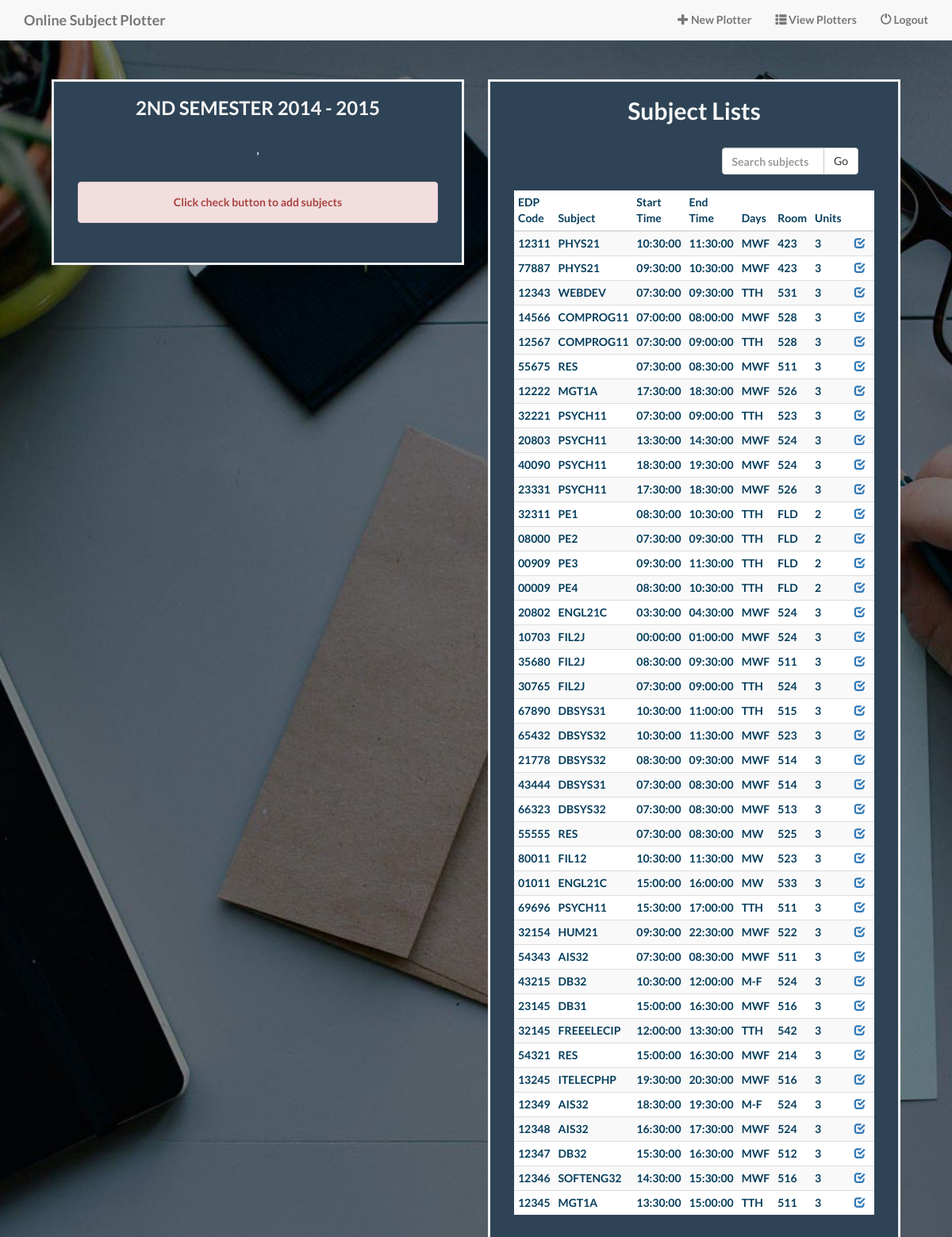
The app's page /student.php (signed in) with its own data.
### tables this page shows
CREATE TABLE IF NOT EXISTS `subject` (
`subjNo` int(11) NOT NULL,
  `edpcode` varchar(30) NOT NULL,
  `subject` varchar(30) NOT NULL,
  `stime` time NOT NULL,
  `etime` time NOT NULL,
  `days` varchar(10) NOT NULL,
  `room` varchar(20) NOT NULL,
  `units` int(11) NOT NULL
);

### db.php (called while the page is built, shortened)
<?php
	function db_plotter ()
	{
		$user = 'root';
		$db = null;
		try
		{
			$db = new PDO('mysql:host=localhost;dbname=plotter;', $user, '');
		}
		catch(PDOException $e)
		{
			echo 'Connection failed.';
		}
		return $db;
	}
	function list_subject()
	{
		$db = db_plotter();
		$sql = "select * from subject order by 1 desc";
		$st = $db->prepare($sql);
		$st->execute();
		$rows = $st->fetchAll();
		return $rows;
	}
	function show_student_plotted_subject ($plotterid)
	{
		$db = db_plotter();
		$sql = "select s.edpcode, s.subject, s.stime, s.etime, s.days, s.room, s.units from subject s, plotted_subject p where p.plotterid = ? and s.edpcode = p.edpcode";
		$st = $db->prepare($sql);
		$st->execute(array($plotterid));
		$row = $st->fetchAll();
		return $row;
	}
?>

### student.php (the view, shortened to what this page needs)
<?php
	include('db.php');
	$message = '';
	$error = '';
	$ctr = 0;
	$plotted_subject = '';
	$search = '';
	if(!isset($_SESSION['islogin']))
	{
		header('location: index.php');
		exit();
	}
	else
	{
		if(!isset($_SESSION['islogin']))
		{
			header('location: index.php');
			exit();
		}
		else
		{
			$studentid = $_SESSION['islogin'];
			$student = search_student($studentid);
			$plotter = list_subject();
			$ctr = list_student_plotter();
			$ctr = count($ctr);
		}
		if($search == '')
		{
			$plotter = list_subject();
		}
		else
		{
			$plotter = search_subject($search);
		}
		$plotted_subject = show_student_plotted_subject($ctr);
	}
?>
<!DOCTYPE html>
<html lang="en">
<head>
    <link href="css/bootstrap.min.css" rel="stylesheet">
    <link href="css/landing-page.css" rel="stylesheet">
    <link href="font-awesome/css/font-awesome.min.css" rel="stylesheet" type="text/css">
</head>
<body id="page-top" class="index">
	<?php include('header-student.php'); ?>
    <header>
		<div class="container">
			<div class="row">
				<div class="col-md-6">
					<div class="plotter-admin-bg">
						<h3>2ND SEMESTER 2014 - 2015</h3>
						<div class="container-fluid">
							<div class="row">
								<div class="col-xs-2">
								</div>
								<div class="col-xs-8">
									<?php echo htmlentities($student['lname']) . " , "; ?>
								</div>
								<div class="col-xs-2">
								</div>
							</div>
						</div>
					<?php if(count($plotted_subject) > 0): ?>
						<div class="pull-left">
							<h4>
								Plotter ID: <?php echo ++$ctr; ?>
							</h4>
						</div>
						<div class="table">
							<table class="table table-condensed">
								<thead>
									<tr>
										<th>EDP Code</th>
										<th>Subject</th>
										<th>Start Time</th>
										<th>End Time</th>
										<th>Days</th>
										<th>Room</th>
										<th>Units</th>
									</tr>
								</thead>
								<tbody>
									<?php foreach($plotted_subject as $p): ?>
										<tr>
											<td><?php echo htmlentities($p['edpcode']); ?></td>
											<td><?php echo htmlentities($p['subject']); ?></td>
											<td><?php echo htmlentities($p['stime']); ?></td>
											<td><?php echo htmlentities($p['etime']); ?></td>
											<td><?php echo htmlentities($p['days']); ?></td>
											<td><?php echo htmlentities($p['room']); ?></td>
											<td><?php echo htmlentities($p['units']); ?></td>
											<td>
												<a href="student.php?id=<?php echo htmlentities($p['edpcode']); ?>"  onclick="return confirm('Are you sure?');">
													<i class="glyphicon glyphicon-trash"> </i>
												</a>
											</td>
										</tr>
									<?php endforeach; ?>
								</tbody>
							</table>
						</div>
						<?php if($error == 1): ?>
							<div class="alert alert-danger error" role="alert">
								<?php echo $message; ?>
							</div>
						<?php elseif($error == 0 and $message != ''): ?>
							<div class="alert alert-success success" role="alert">
								<?php echo $message; ?>
							</div>
						<?php endif; ?>
						<div>
							<form method="post" class="form">
								<center>
									<input type="submit" name="add" value="Submit" class="btn btn-primary btn-lg">&nbsp&nbsp
										<a href="student.php?id=<?php echo $ctr; ?>">
											<button type="submit" name="cancel" class="btn btn-warning btn-lg" name="login">Cancel</button>
										</a>
								</center>
							</form>
						</div>
					<?php else: ?>
							<div class="alert alert-danger error" role="alert">
								<?php echo 'Click check button to add subjects'; ?>
							</div>
					<?php endif; ?>
					</div>
				</div>
				<div class="col-md-6">
					<?php if(count($plotter) > 0): ?>
					<div class="plotter-admin-bg">
						<div class="table-responsive table subject-table">
							<h2> Subject Lists </h2>
							<div class="row">
								<div class="col-xs-offset-7">
									<div class="pull-right">
										<form method="get" class="form-inline">
											<div class="input-group">
											<input type="text" name="search" value="<?php echo htmlentities($search); ?>" class="form-control input-small" placeholder="Search subjects ">
											<span class="input-group-btn">
												<button class="btn btn-default btn-large" type="submit"> Go</button>
											</span>
											</div>
										</form>
									</div>
								</div>
							</div>
							<table class="table table-striped table-condensed table-hover">
								<thead>
									<tr>
										<th>EDP Code</th>
										<th>Subject</th>
										<th>Start Time</th>
										<th>End Time</th>
										<th>Days</th>
										<th>Room</th>
										<th>Units</th>
										<th width="40"> </th>
									</tr>
								</thead>
								<tbody>
								<?php foreach($plotter as $n): ?>
									<tr>
										<td><?php echo htmlentities($n['edpcode']); ?></td>
										<td><?php echo htmlentities($n['subject']); ?></td>
										<td><?php echo htmlentities($n['stime']); ?></td>
										<td><?php echo htmlentities($n['etime']); ?></td>
										<td><?php echo htmlentities($n['days']); ?></td>
										<td><?php echo htmlentities($n['room']); ?></td>
										<td><?php echo htmlentities($n['units']); ?></td>
										<td>
											<a href="student.php?edp=<?php echo htmlentities($n['edpcode']); ?>">
												<center><i class="glyphicon glyphicon-check"></i> </center>
											</a>
										</td>
									</tr>
								<?php endforeach; ?>
								</tbody>
							</table>
						</div>
					</div>
					<?php else: ?>
						<div class="alert alert-danger" role="alert">
							<?php echo "No entries recorded yet!"; ?>
						</div>
					<?php endif; ?>
				</div>
			</div>
		</div>
    </header>
</body>
</html>

### css/landing-page.css (style rules this page uses)
body, html { width: 100%; height: 100%; }
body, h1, h2, h3, h4, h5, h6 { font-family: "Lato","Helvetica Neue",Helvetica,Arial,sans-serif; font-weight: 700; }
.row { position: relative; padding: 20px 20px 20px 20px; margin-left: auto; margin-right: auto; }
body { padding-bottom: 20px; text-align: center; color: #f8f8f8; background: url(../img/intro-bg.jpg) no-repeat center center fixed; background-size: cover; }
.plotter-admin-bg { position: relative; top: 80px; padding: 0 30px 30px 30px; background: #2e4356; border: 3px solid #efefef; text-align: center; margin-bottom: 30px; }
.plotter-admin-bg table { color: #063e5c; }
.plotter-admin-bg td { text-align: left; }
.container-fluid { margin: 10px; }

### records on screen
subject: edpcode "12311", subject "PHYS21", stime "10:30:00", etime "11:30:00", days "MWF", room "423", units "3"
subject: edpcode "77887", subject "PHYS21", stime "09:30:00", etime "10:30:00", days "MWF", room "423", units "3"
subject: edpcode "12343", subject "WEBDEV", stime "07:30:00", etime "09:30:00", days "TTH", room "531", units "3"
subject: edpcode "14566", subject "COMPROG11", stime "07:00:00", etime "08:00:00", days "MWF", room "528", units "3"
subject: edpcode "12567", subject "COMPROG11", stime "07:30:00", etime "09:00:00", days "TTH", room "528", units "3"
subject: edpcode "55675", subject "RES", stime "07:30:00", etime "08:30:00", days "MWF", room "511", units "3"
subject: edpcode "12222", subject "MGT1A", stime "17:30:00", etime "18:30:00", days "MWF", room "526", units "3"
subject: edpcode "32221", subject "PSYCH11", stime "07:30:00", etime "09:00:00", days "TTH", room "523", units "3"
subject: edpcode "20803", subject "PSYCH11", stime "13:30:00", etime "14:30:00", days "MWF", room "524", units "3"
subject: edpcode "40090", subject "PSYCH11", stime "18:30:00", etime "19:30:00", days "MWF", room "524", units "3"
subject: edpcode "23331", subject "PSYCH11", stime "17:30:00", etime "18:30:00", days "MWF", room "526", units "3"
subject: edpcode "32311", subject "PE1", stime "08:30:00", etime "10:30:00", days "TTH", room "FLD", units "2"
subject: edpcode "08000", subject "PE2", stime "07:30:00", etime "09:30:00", days "TTH", room "FLD", units "2"
subject: edpcode "00909", subject "PE3", stime "09:30:00", etime "11:30:00", days "TTH", room "FLD", units "2"
subject: edpcode "00009", subject "PE4", stime "08:30:00", etime "10:30:00", days "TTH", room "FLD", units "2"
subject: edpcode "20802", subject "ENGL21C", stime "03:30:00", etime "04:30:00", days "MWF", room "524", units "3"
subject: edpcode "10703", subject "FIL2J", stime "00:00:00", etime "01:00:00", days "MWF", room "524", units "3"
subject: edpcode "35680", subject "FIL2J", stime "08:30:00", etime "09:30:00", days "MWF", room "511", units "3"
subject: edpcode "30765", subject "FIL2J", stime "07:30:00", etime "09:00:00", days "TTH", room "524", units "3"
subject: edpcode "67890", subject "DBSYS31", stime "10:30:00", etime "11:00:00", days "TTH", room "515", units "3"
subject: edpcode "65432", subject "DBSYS32", stime "10:30:00", etime "11:30:00", days "MWF", room "523", units "3"
subject: edpcode "21778", subject "DBSYS32", stime "08:30:00", etime "09:30:00", days "MWF", room "514", units "3"
subject: edpcode "43444", subject "DBSYS31", stime "07:30:00", etime "08:30:00", days "MWF", room "514", units "3"
subject: edpcode "66323", subject "DBSYS32", stime "07:30:00", etime "08:30:00", days "MWF", room "513", units "3"
subject: edpcode "55555", subject "RES", stime "07:30:00", etime "08:30:00", days "MW", room "525", units "3"
subject: edpcode "80011", subject "FIL12", stime "10:30:00", etime "11:30:00", days "MW", room "523", units "3"
subject: edpcode "01011", subject "ENGL21C", stime "15:00:00", etime "16:00:00", days "MW", room "533", units "3"
subject: edpcode "69696", subject "PSYCH11", stime "15:30:00", etime "17:00:00", days "TTH", room "511", units "3"
subject: edpcode "32154", subject "HUM21", stime "09:30:00", etime "22:30:00", days "MWF", room "522", units "3"
subject: edpcode "54343", subject "AIS32", stime "07:30:00", etime "08:30:00", days "MWF", room "511", units "3"
subject: edpcode "43215", subject "DB32", stime "10:30:00", etime "12:00:00", days "M-F", room "524", units "3"
subject: edpcode "23145", subject "DB31", stime "15:00:00", etime "16:30:00", days "MWF", room "516", units "3"
subject: edpcode "32145", subject "FREEELECIP", stime "12:00:00", etime "13:30:00", days "TTH", room "542", units "3"
subject: edpcode "54321", subject "RES", stime "15:00:00", etime "16:30:00", days "MWF", room "214", units "3"
subject: edpcode "13245", subject "ITELECPHP", stime "19:30:00", etime "20:30:00", days "MWF", room "516", units "3"
subject: edpcode "12349", subject "AIS32", stime "18:30:00", etime "19:30:00", days "M-F", room "524", units "3"
subject: edpcode "12348", subject "AIS32", stime "16:30:00", etime "17:30:00", days "MWF", room "524", units "3"
subject: edpcode "12347", subject "DB32", stime "15:30:00", etime "16:30:00", days "MWF", room "512", units "3"
subject: edpcode "12346", subject "SOFTENG32", stime "14:30:00", etime "15:30:00", days "MWF", room "516", units "3"
subject: edpcode "12345", subject "MGT1A", stime "13:30:00", etime "15:00:00", days "TTH", room "511", units "3"
